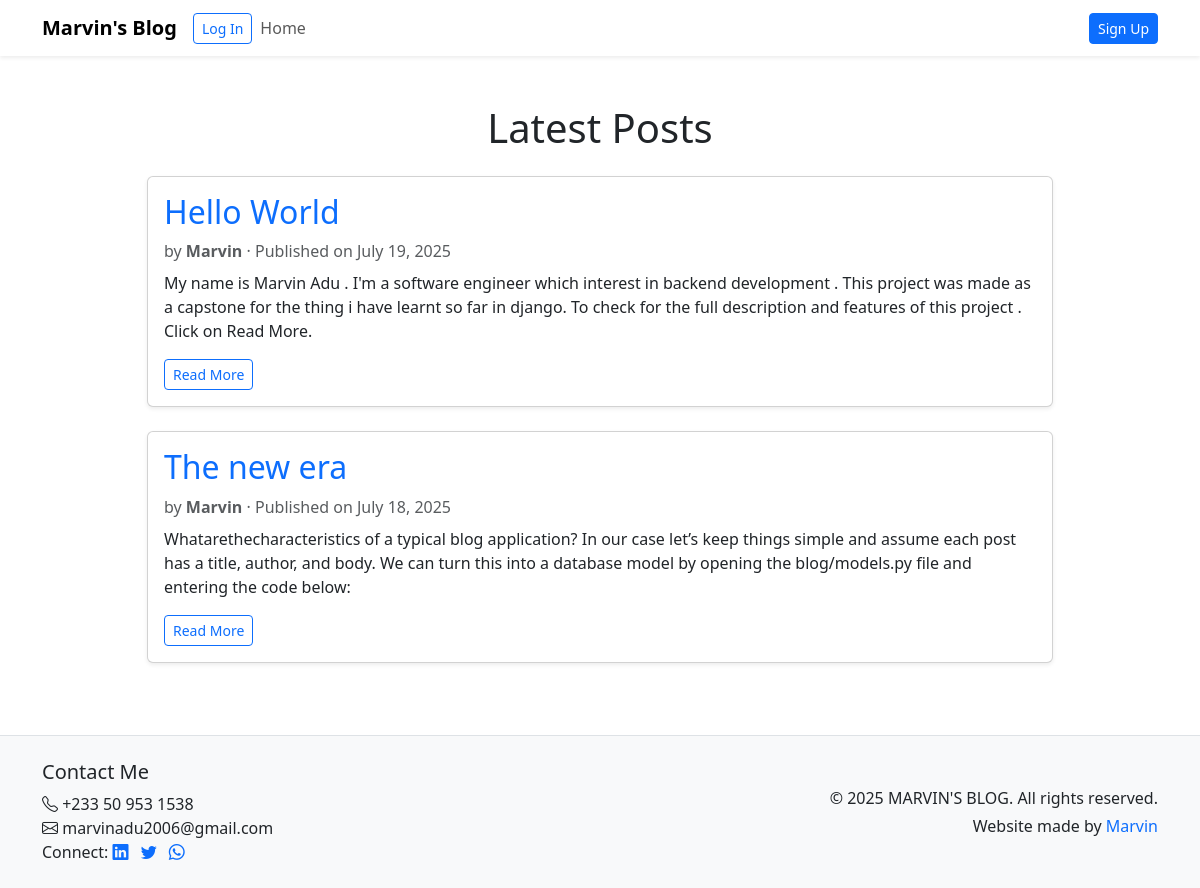
The page / on the database its author committed.
### blog/models.py (models this page shows, shortened)
class Post(models.Model):
    title = models.CharField(max_length=200)
    author = models.ForeignKey('auth.User',on_delete=models.CASCADE)
    summary = models.CharField(max_length=400)
    body = models.TextField()
    created_at = models.DateTimeField(auto_now_add=True)

### blog/views.py (the view)
# urls.py: path('',views.BlogListView.as_view(),name='home')
class BlogListView(ListView):
    model = Post
    template_name = 'home.html'
    context_object_name = 'blog'
    ordering = ['-created_at']

### templates/home.html (shortened to what this page needs)
{% extends 'base.html' %}
{% block content %}
<div class="container mt-5">
    <div class="row justify-content-center">
        <div class="col-md-10">
            <h1 class="mb-4 text-center">Latest Posts</h1>
            {% for post in blog %}
            <div class="card mb-4 shadow-sm">
                <div class="card-body">
                    <a href="{% url 'detail' post.pk %}" class="custom-link">
                        <h2 class="card-title">{{ post.title }}</h2>
                    </a>
                    <p class="text-muted mb-2">
                        by <strong>{{ post.author.username }}</strong> &middot; Published on {{ post.created_at|date:"F j, Y" }}
                    </p>
                    <p class="card-text">{{ post.summary }}</p>
                    <a href="{% url 'detail' post.pk %}" class="btn btn-outline-primary btn-sm">Read More</a>
                </div>
            </div>
            {% empty %}
            <div class="alert alert-info text-center">
                No posts yet. Be the first to <a href="{% url 'create' %}">create one</a>!
            </div>
            {% endfor %}
        </div>
    </div>
</div>
{% endblock content %}

### templates/base.html (style rules this page uses)
.custom-link { text-decoration: none; }

### rows shown on the page
Post: title "Hello World", author.username "Marvin", created_at "July 19, 2025", summary "My name is Marvin Adu . I'm a software engineer which interest in backend development . This project was made as a capstone for the thing i have learnt so far in django. To check for the full description and features of this project . Click on Read More."
Post: title "The new era", author.username "Marvin", created_at "July 18, 2025", summary "Whatarethecharacteristics of a typical blog application? In our case let’s keep things simple and assume each post has a title, author, and body. We can turn this into a database model by opening the blog/models.py file and entering the code below:"
